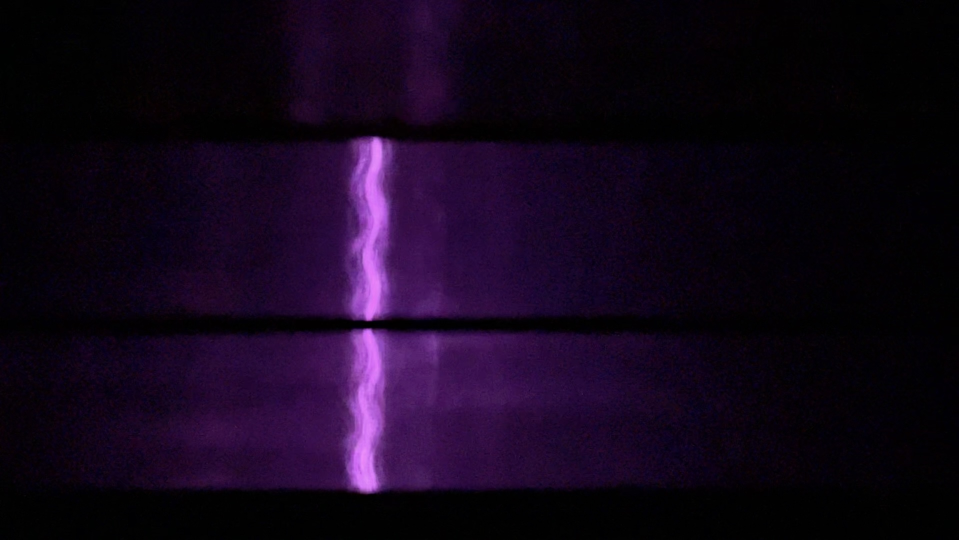
#> input picture sample_data/frame_0000.jpg, 1918 x 1079 px (shown at 1/2 size); its folder holds only this picture in this run
$ jupyter execute --allow-errors PocketVib.ipynb   (shell and % lines are left out)
#> lines starting #> are read from the running program, lines starting #| are printed output that depends on the picture
#> `img_data = cv2.imread(file_path, cv2.IMREAD_GRAYSCALE)`:
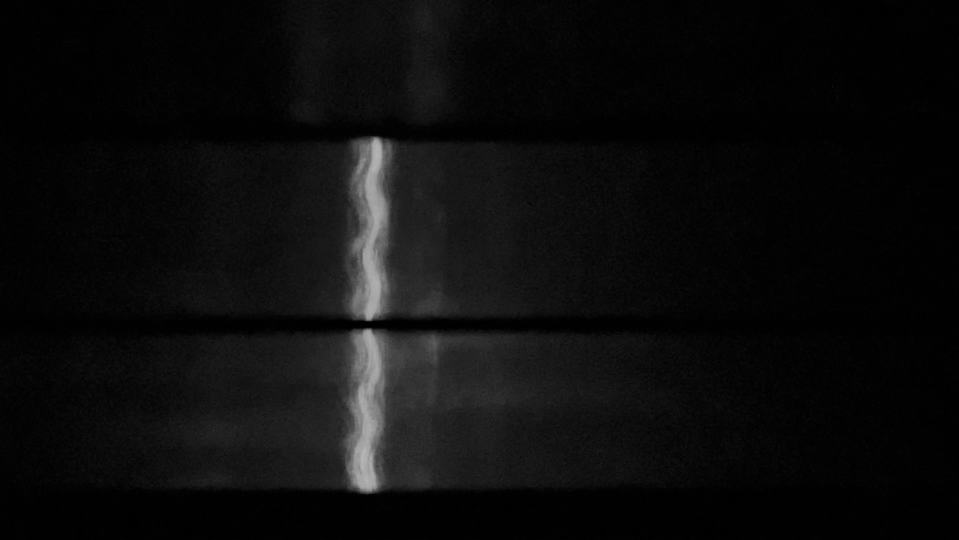
#> img_data: shape (1079, 1918) (shown at 1/2 size); min 0, max 182, mean 12.2
#> `col_intensity = np.average(img_data_copy, axis=0)`: col_intensity = 1918 values, max 102.4 at index 742, min 1.11 at index 1888, mean 12.16
#> `filtered_col = gaussian_filter1d(col_intensity, sigma=10)`: filtered_col = 1918 values, max 95.2 at index 741, min 1.2 at index 1890, mean 12.16
[cell 1]
import numpy as np
import os
import matplotlib.pyplot as plt
import cv2
from scipy.ndimage import gaussian_filter1d
from scipy.signal import butter, filtfilt
from scipy.signal import correlate
from scipy.linalg import toeplitz
from statsmodels.tsa.ar_model import AutoReg
from scipy.signal import correlate
from scipy.signal import windows
from scipy.signal import find_peaks, peak_widths

# Moving average filter for smoothing the signal
def moving_average(data, window_size):
    if window_size % 2 == 0:
        window_size += 1
    half_window = window_size // 2
    padded_data = np.pad(data, (half_window, half_window))
    window = np.ones(window_size) / window_size
    filtered_data = np.convolve(padded_data, window, mode='same')

    return filtered_data

# Function to detect peaks in the signal and calculate their widths
def detect_peaks_with_width(signal, height_threshold=0.5, min_distance=100):
    baseline = np.median(signal)
    signal_range = np.max(signal) - baseline
    threshold = baseline + height_threshold * signal_range
    peaks, properties = find_peaks(signal, height=threshold, distance=min_distance)

    results_half = peak_widths(signal, peaks, rel_height=0.5)

    intervals = []
    for i in range(len(peaks)):
        start = int(results_half[2][i])
        end = int(results_half[3][i])
        if end-start<50:
            continue
        else:
            intervals.append((start, end))
    return intervals

# Function to find intervals where the mask is True for more than a specified duration
def find_intervals(mask, flag):
    if flag == 0:
        min = 60
    else:
        min = 100
    intervals = []
    start = None
    for i, value in enumerate(mask):
        if value and start is None:
            start = i
        elif not value and start is not None:
            if (i - 1) - start > min:
                intervals.append((start, i - 1))
            start = None

    if start is not None:
        if (len(mask) - 1) - start > min:
            intervals.append((start, len(mask) - 1))

    return intervals

# Function to find subpixel shift between adjacent rows in the image using cross-correlation
def find_shift_subpixel(image):
    dis = [0]
    means = np.mean(image, axis=1, keepdims=True)
    stds = np.std(image, axis=1, keepdims=True)
    image = (image - means) / (stds+1e-6)

    for row in range(image.shape[0] - 1):
        correlation = correlate(image[row], image[row+1], mode='full')
        max_index = np.argmax(correlation)
        shift = max_index - (len(image[row]) - 1)

        if 1 <= max_index <= len(correlation) - 2:
            R_m1 = correlation[max_index - 1]
            R_0 = correlation[max_index]
            R_p1 = correlation[max_index + 1]

            subpixel_offset = 0.5 * (R_m1 - R_p1) / (R_m1 - 2 * R_0 + R_p1)
            shift += subpixel_offset

        dis.append(shift)

    return np.array(dis)

# Adaptive AR interpolation for filling missing data in the signal
def adaptive_ar_interpolation(signal, single_point_segment_index, ar_order=None, max_iterations=3):
    dis = np.zeros_like(signal)

    signal = signal[single_point_segment_index[0][0]:single_point_segment_index[1][1]]
    missing_indices = np.where(signal == 0)[0]
    signal_filled = np.array(signal, dtype=np.float64)

    if ar_order is None:
        ar_order = 3 * len(missing_indices) + 2

    signal_filled[missing_indices] = 0.0

    for iteration in range(max_iterations):
        known_indices = np.where(~np.isnan(signal_filled))[0]
        known_signal = signal_filled[known_indices]
        if len(known_signal) <= ar_order:
            raise ValueError("Not enough known samples to estimate AR parameters.")

        ar_model = AutoReg(known_signal, lags=ar_order, old_names=False)
        ar_fit = ar_model.fit()
        ar_params = ar_fit.params[1:]


        toeplitz_col = np.zeros(ar_order)
        toeplitz_col[:len(ar_params)] = ar_params
        B_matrix = toeplitz(toeplitz_col)

        for idx in missing_indices:
            start_idx = max(0, idx - ar_order)
            end_idx = idx
            context_indices = np.arange(start_idx, end_idx)

            context_values = signal_filled[context_indices]
            if len(context_values) < ar_order:
                context_values = np.pad(context_values, (ar_order - len(context_values), 0), mode='constant')

            interpolated_value = np.dot(ar_params[:len(context_values)], context_values[::-1])
            signal_filled[idx] = interpolated_value

    dis[single_point_segment_index[0][0]:single_point_segment_index[1][1]] = signal_filled
    return dis

# Function to apply a low-pass Butterworth filter to the signal
def lowpass_filter(data, cutoff, fs, order=3):
    nyquist = 0.5 * fs
    normal_cutoff = cutoff / nyquist
    b, a = butter(order, normal_cutoff, btype='low', analog=False)
    filtered_data = filtfilt(b, a, data)
    return filtered_data

# Function to plot the FFT of the signal and annotate the dominant frequency
def plot_fft(dis, freq_range=(20, 2000), fs=1 / (11.4e-6)):
    """
    Plot the signal's FFT results.
    """

    N = len(dis)
    X = np.fft.fft(dis, N * 8)  # Zero-padded FFT for better frequency resolution
    f = np.fft.fftfreq(len(X), d=1.0 / fs)

    f_pos = f[:len(f) // 2]
    X_pos = X[:len(f) // 2]
    A = np.abs(X_pos)


    min_freq, max_freq = freq_range
    index_range = np.where((f_pos >= min_freq) & (f_pos <= max_freq))[0]
    f_filtered = f_pos[index_range]
    A_filtered = A[index_range]


    max_amp = np.max(A_filtered)
    measured_freq = f_filtered[np.argmax(A_filtered)]

    plt.plot(f_pos, A, color="red")
    plt.xlim(freq_range)
    plt.xlabel("Frequency (Hz)", fontsize='medium')
    plt.ylabel("Amplitude", fontsize='medium')
    plt.title("FFT Amplitude Spectrum", fontsize='medium')
    plt.annotate(f"{measured_freq:.2f} Hz",
                 xy=(measured_freq, max_amp-1),
                 xytext=(measured_freq + 40, max_amp-5),
                 arrowprops=dict(facecolor='red', shrink=0.01),
                 fontsize='medium', color='red')
    plt.tight_layout()
    plt.show()

    return measured_freq

[cell 2]
folder_path = '../sample_data/'
files = sorted([f for f in os.listdir(folder_path) if os.path.isfile(os.path.join(folder_path, f)) and f.endswith('.jpg')])
final_result = []
T = 11.4e-6
fs = int(1/T)
start_index = 0
end_index = 10
dis_all_speckle = [[] for _ in range(20)]
#> (the rest of this cell did not finish here and is left out)

#> in detect_peaks_with_width, `baseline = np.median(signal)`: baseline = 7.03
#> in detect_peaks_with_width, `signal_range = np.max(signal) - baseline`: signal_range = 88.17
#> in detect_peaks_with_width, `threshold = baseline + height_threshold * signal_range`: threshold = 24.66
#> in detect_peaks_with_width, `peaks, properties = find_peaks(signal, height=threshold, distance=min_..`: peaks = [741, 845]; properties = {'peak_heights': [95.2, 31.29]}
#> in detect_peaks_with_width, `results_half = peak_widths(signal, peaks, rel_height=0.5)`: results_half = ([74.73, 36.01], [48.76, 30.38], [701, 826.3], [775.8, 862.3])
#> the loop in detect_peaks_with_width, `for i in range(len(peaks)):` made 2 passes
#> (start, end) on passes 1 to 2: (701, 775), (826, 862)
#> after the loop in detect_peaks_with_width, `for i in range(len(peaks)):`: intervals = [(701, 775)]
#> `row_intensity = np.average(img_data_copy, axis=1)`: row_intensity = 1079 values, max 22.53 at index 682, min 0.871 at index 1040, mean 12.16
#> `filtered_row = gaussian_filter1d(row_intensity,sigma=2)`: filtered_row = 1079 values, max 22.44 at index 685, min 0.952 at index 1041, mean 12.16
#> `global_mean = np.mean(filtered_row)`: global_mean = 12.16
#> `global_std = np.std(filtered_row)`: global_std = 7.29
#> `local_adjustment = np.percentile(filtered_row, 90) - np.percentile(fil..`: local_adjustment = 20.03
#> `threshold = global_mean - 0.5 * global_std - 0.1 * local_adjustment`: threshold = 6.51

    # [8 lines of commented-out code are left out]

    row_intensity = np.average(img_data_copy, axis=1)
    filtered_row = gaussian_filter1d(row_intensity,sigma=2)

    global_mean = np.mean(filtered_row)
    global_std = np.std(filtered_row)
    local_adjustment = np.percentile(filtered_row, 90) - np.percentile(filtered_row, 10)
    threshold = global_mean - 0.5 * global_std - 0.1 * local_adjustment

    above_threshold = filtered_row > threshold
    peaks_row = find_intervals(above_threshold, 1)
#> the loop in find_intervals, `for i, value in enumerate(mask):` made 1079 passes
#> start on passes 283, 662: 282, 661
#> after the loop in find_intervals, `for i, value in enumerate(mask):`: intervals = [(282, 636), (661, 981)]
#> `num_speckle = len(peaks_col)`: num_speckle = 1
    if len(peaks_row) >= 3:
        peaks_row = sorted(peaks_row, key=lambda x: (-(x[1] - x[0]), x[0]))[:2]
        peaks_row = sorted(peaks_row, key=lambda x: x[0])

    # [9 lines of commented-out code are left out]

    height, width = img_data.shape
    num_speckle = len(peaks_col)
    for i in range(num_speckle): # Process each detected speckle region and compute the displacement signal
        vis_frame = np.zeros((height+int((1/30 - height*T)/T)-1, peaks_col[i][1]-peaks_col[i][0]))
        dis = np.zeros(height)
        for j in range(2):
            i_speckle_img = img_data[peaks_row[j][0]:peaks_row[j][1], peaks_col[i][0]:peaks_col[i][1]]
            vis_frame[peaks_row[j][0]:peaks_row[j][1],:] = i_speckle_img
            i_speckle_img  = cv2.medianBlur(i_speckle_img , 5)
            dis_tmp = find_shift_subpixel(i_speckle_img)
            dis_tmp = lowpass_filter(dis_tmp, 2000, fs, order=3)
            dis[peaks_row[j][0]:peaks_row[j][1]] = dis_tmp
        dis = adaptive_ar_interpolation(dis, peaks_row, ar_order=3, max_iterations=1)
        dis = np.concatenate((dis, np.zeros(int((1/30 - height*T)/T)-1)))
        M = len(dis)
        window_length = peaks_row[1][1] - peaks_row[0][0]
        hann_window = windows.hamming(window_length)
        padded_window = np.zeros(M)
        start_index = peaks_row[0][0]
        padded_window[start_index:start_index + window_length] = hann_window
        dis = dis*padded_window
        dis_all_speckle[i].extend(dis)

[cell 3]
# Plot the time-domain signal for the first speckle and its FFT
shift = dis_all_speckle[0]
n = len(shift)
t = np.arange(n) * T
signal = (shift - np.mean(shift))
plt.plot(t, signal, color='green', linewidth=1.0)
plt.xlabel('Time (s)', fontsize='medium')
plt.ylabel('Pixel Shift', fontsize='medium')
plt.tick_params(axis='x', labelsize='small')
plt.tick_params(axis='y', labelsize='small')
plt.title('Time-Domain Signal', fontsize='medium')
plt.tight_layout()
plt.show()
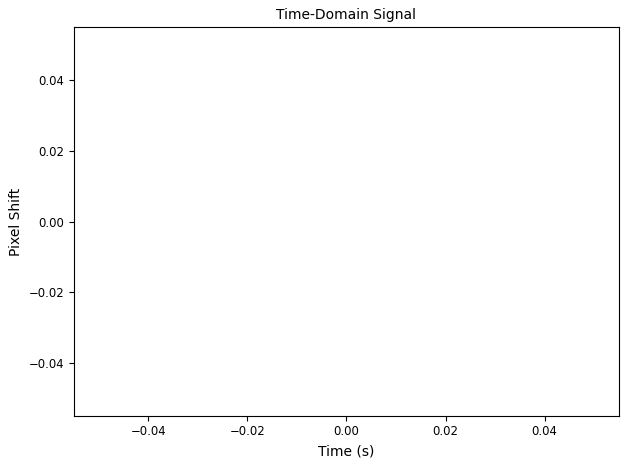
#> figure drawn by matplotlib, 1 panel
#> (the rest of this cell did not finish here and is left out)
